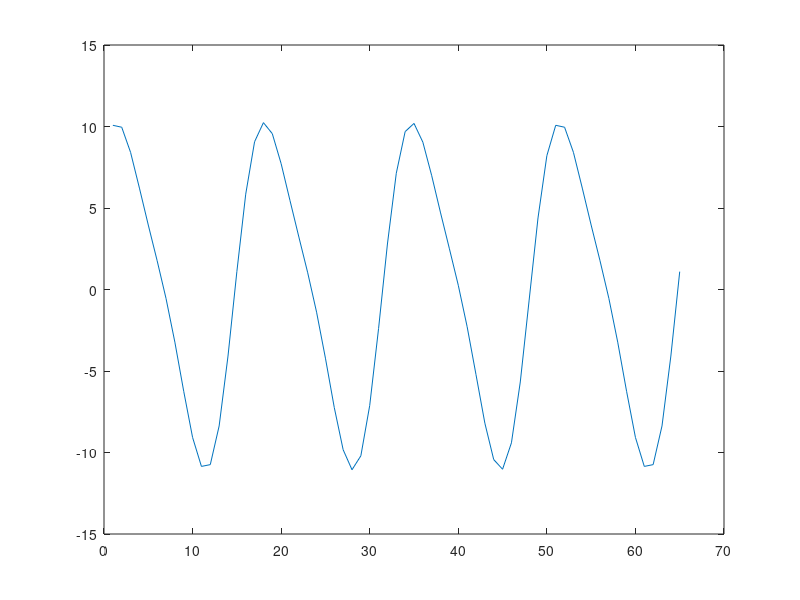

Reproduce this figure in MATLAB.
clear;
clc;

F = 10000;
Ts = 1/F;
N = ((4*(1/600))/Ts)-1;

n = 0:N-1;

x = 10*sin(2*pi*600*n*Ts + pi/3);
y = 2*cos(2*pi*1200*n*Ts +pi/4);


xy = x+y;

plot(xy);